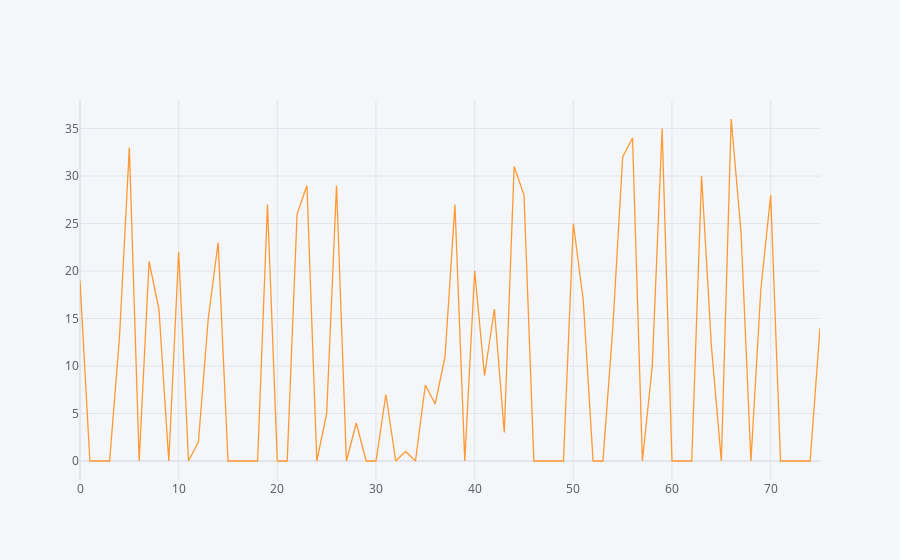

The code cell stored with this chart in its notebook:
### Code cell
df_1.iplot()

### Figure 1 — Plotly figure (JSON) as saved in the notebook; plotly's stock layout.template omitted (floating-point values rounded to 4 significant figures)
{"data": [{"line": {"color": "rgba(255, 153, 51, 1.0)", "dash": "solid", "shape": "linear", "width": 1.3}, "mode": "lines", "name": "payback90", "text": "", "type": "scatter", "x": [0, 1, 2, 3, 4, 5, 6, 7, 8, 9, 10, 11, 12, 13, 14, 15, 16, 17, 18, 19, 20, 21, 22, 23, 24, 25, 26, 27, 28, 29, 30, 31, 32, 33, 34, 35, 36, 37, 38, 39, 40, 41, 42, 43, 44, 45, 46, 47, 48, 49, 50, 51, 52, 53, 54, 55, 56, 57, 58, 59, 60, 61, 62, 63, 64, 65, 66, 67, 68, 69, 70, 71, 72, 73, 74, 75], "y": [19, 0, 0, 0, 13, 33, 0, 21, 16, 0, 22, 0, 2, 15, 23, 0, 0, 0, 0, 27, 0, 0, 26, 29, 0, 5, 29, 0, 4, 0, 0, 7, 0, 1, 0, 8, 6, 11, 27, 0, 20, 9, 16, 3, 31, 28, 0, 0, 0, 0, 25, 17, 0, 0, 14, 32, 34, 0, 10, 35, 0, 0, 0, 30, 12, 0, 36, 24, 0, 18, 28, 0, 0, 0, 0, 14]}], "layout": {"legend": {"bgcolor": "#F5F6F9", "font": {"color": "#4D5663"}}, "paper_bgcolor": "#F5F6F9", "plot_bgcolor": "#F5F6F9", "title": {"font": {"color": "#4D5663"}}, "xaxis": {"gridcolor": "#E1E5ED", "showgrid": true, "tickfont": {"color": "#4D5663"}, "title": {"font": {"color": "#4D5663"}, "text": ""}, "zerolinecolor": "#E1E5ED"}, "yaxis": {"gridcolor": "#E1E5ED", "showgrid": true, "tickfont": {"color": "#4D5663"}, "title": {"font": {"color": "#4D5663"}, "text": ""}, "zerolinecolor": "#E1E5ED"}}}
